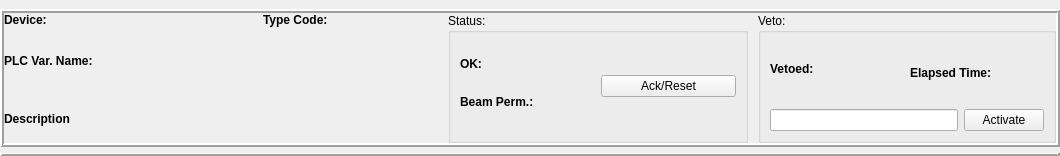
<?xml version="1.0" encoding="UTF-8"?>
<ui version="4.0">
 <class>Form</class>
 <widget class="QWidget" name="Form">
  <property name="geometry">
   <rect>
    <x>0</x>
    <y>0</y>
    <width>1060</width>
    <height>147</height>
   </rect>
  </property>
  <property name="windowTitle">
   <string>Form</string>
  </property>
  <layout class="QVBoxLayout" name="verticalLayout_3">
   <property name="spacing">
    <number>6</number>
   </property>
   <property name="leftMargin">
    <number>0</number>
   </property>
   <property name="topMargin">
    <number>9</number>
   </property>
   <property name="rightMargin">
    <number>0</number>
   </property>
   <property name="bottomMargin">
    <number>0</number>
   </property>
   <item>
    <widget class="PyDMFrame" name="PyDMFrame">
     <property name="toolTip">
      <string/>
     </property>
     <property name="frameShape">
      <enum>QFrame::Box</enum>
     </property>
     <property name="frameShadow">
      <enum>QFrame::Raised</enum>
     </property>
     <property name="lineWidth">
      <number>2</number>
     </property>
     <layout class="QHBoxLayout" name="horizontalLayout_3">
      <property name="spacing">
       <number>10</number>
      </property>
      <property name="leftMargin">
       <number>0</number>
      </property>
      <property name="topMargin">
       <number>0</number>
      </property>
      <property name="rightMargin">
       <number>0</number>
      </property>
      <property name="bottomMargin">
       <number>0</number>
      </property>
      <item>
       <layout class="QGridLayout" name="gridLayout">
        <item row="0" column="1">
         <widget class="PyDMLabel" name="PyDMLabel_2">
          <property name="minimumSize">
           <size>
            <width>150</width>
            <height>0</height>
           </size>
          </property>
          <property name="toolTip">
           <string/>
          </property>
          <property name="channel" stdset="0">
           <string>ca://${P}:FF${ID}:FF:${INDEX}:Info:DevName_RBV</string>
          </property>
          <property name="displayFormat" stdset="0">
           <enum>PyDMLabel::String</enum>
          </property>
         </widget>
        </item>
        <item row="0" column="2">
         <widget class="QLabel" name="label_6">
          <property name="font">
           <font>
            <weight>75</weight>
            <bold>true</bold>
           </font>
          </property>
          <property name="text">
           <string>Type Code:</string>
          </property>
         </widget>
        </item>
        <item row="1" column="0">
         <widget class="QLabel" name="label_7">
          <property name="font">
           <font>
            <weight>75</weight>
            <bold>true</bold>
           </font>
          </property>
          <property name="text">
           <string>PLC Var. Name:</string>
          </property>
         </widget>
        </item>
        <item row="2" column="0">
         <widget class="QLabel" name="label_8">
          <property name="font">
           <font>
            <weight>75</weight>
            <bold>true</bold>
           </font>
          </property>
          <property name="text">
           <string>Description</string>
          </property>
         </widget>
        </item>
        <item row="0" column="0">
         <widget class="QLabel" name="label_5">
          <property name="font">
           <font>
            <weight>75</weight>
            <bold>true</bold>
           </font>
          </property>
          <property name="text">
           <string>Device:</string>
          </property>
         </widget>
        </item>
        <item row="0" column="3">
         <widget class="PyDMLabel" name="PyDMLabel_3">
          <property name="minimumSize">
           <size>
            <width>100</width>
            <height>0</height>
           </size>
          </property>
          <property name="toolTip">
           <string/>
          </property>
          <property name="channel" stdset="0">
           <string>ca://${P}:FF${ID}:FF:${INDEX}:Info:TypeCode_RBV</string>
          </property>
          <property name="displayFormat" stdset="0">
           <enum>PyDMLabel::Hex</enum>
          </property>
         </widget>
        </item>
        <item row="1" column="1" colspan="3">
         <widget class="PyDMLabel" name="PyDMLabel_4">
          <property name="minimumSize">
           <size>
            <width>0</width>
            <height>48</height>
           </size>
          </property>
          <property name="toolTip">
           <string/>
          </property>
          <property name="textFormat">
           <enum>Qt::AutoText</enum>
          </property>
          <property name="wordWrap">
           <bool>true</bool>
          </property>
          <property name="channel" stdset="0">
           <string>ca://${P}:FF${ID}:FF:${INDEX}:Info:FFPath_RBV</string>
          </property>
          <property name="displayFormat" stdset="0">
           <enum>PyDMLabel::String</enum>
          </property>
         </widget>
        </item>
        <item row="2" column="1" colspan="3">
         <widget class="PyDMLabel" name="PyDMLabel_5">
          <property name="minimumSize">
           <size>
            <width>0</width>
            <height>48</height>
           </size>
          </property>
          <property name="toolTip">
           <string/>
          </property>
          <property name="channel" stdset="0">
           <string>ca://${P}:FF${ID}:FF:${INDEX}:Info:Description_RBV</string>
          </property>
          <property name="displayFormat" stdset="0">
           <enum>PyDMLabel::String</enum>
          </property>
         </widget>
        </item>
       </layout>
      </item>
      <item>
       <widget class="QGroupBox" name="status_gb">
        <property name="minimumSize">
         <size>
          <width>300</width>
          <height>100</height>
         </size>
        </property>
        <property name="maximumSize">
         <size>
          <width>300</width>
          <height>16777215</height>
         </size>
        </property>
        <property name="title">
         <string>Status:</string>
        </property>
        <layout class="QHBoxLayout" name="horizontalLayout">
         <item>
          <layout class="QVBoxLayout" name="verticalLayout">
           <item>
            <layout class="QFormLayout" name="formLayout">
             <property name="formAlignment">
              <set>Qt::AlignCenter</set>
             </property>
             <item row="0" column="0">
              <widget class="QLabel" name="label">
               <property name="font">
                <font>
                 <weight>75</weight>
                 <bold>true</bold>
                </font>
               </property>
               <property name="text">
                <string>OK:</string>
               </property>
              </widget>
             </item>
             <item row="1" column="0">
              <widget class="QLabel" name="label_2">
               <property name="font">
                <font>
                 <weight>75</weight>
                 <bold>true</bold>
                </font>
               </property>
               <property name="text">
                <string>Beam Perm.:</string>
               </property>
              </widget>
             </item>
             <item row="0" column="1">
              <widget class="PyDMByteIndicator" name="PyDMByteIndicator">
               <property name="minimumSize">
                <size>
                 <width>32</width>
                 <height>32</height>
                </size>
               </property>
               <property name="toolTip">
                <string/>
               </property>
               <property name="channel" stdset="0">
                <string>ca://${P}:FF${ID}:FF:${INDEX}:OK_RBV</string>
               </property>
               <property name="showLabels" stdset="0">
                <bool>false</bool>
               </property>
               <property name="circles" stdset="0">
                <bool>true</bool>
               </property>
              </widget>
             </item>
             <item row="1" column="1">
              <widget class="PyDMByteIndicator" name="PyDMByteIndicator_2">
               <property name="minimumSize">
                <size>
                 <width>0</width>
                 <height>32</height>
                </size>
               </property>
               <property name="toolTip">
                <string/>
               </property>
               <property name="channel" stdset="0">
                <string>ca://${P}:FF${ID}:FF:${INDEX}:BeamPermitted_RBV</string>
               </property>
               <property name="showLabels" stdset="0">
                <bool>false</bool>
               </property>
               <property name="circles" stdset="0">
                <bool>true</bool>
               </property>
              </widget>
             </item>
            </layout>
           </item>
          </layout>
         </item>
         <item>
          <widget class="PyDMPushButton" name="PyDMPushButton">
           <property name="toolTip">
            <string/>
           </property>
           <property name="text">
            <string>Ack/Reset</string>
           </property>
           <property name="channel" stdset="0">
            <string>ca://${P}:FF${ID}:FF:${INDEX}:Reset</string>
           </property>
           <property name="showConfirmDialog" stdset="0">
            <bool>true</bool>
           </property>
           <property name="pressValue" stdset="0">
            <string>1</string>
           </property>
          </widget>
         </item>
        </layout>
       </widget>
      </item>
      <item>
       <widget class="QGroupBox" name="veto_gb">
        <property name="maximumSize">
         <size>
          <width>300</width>
          <height>16777215</height>
         </size>
        </property>
        <property name="title">
         <string>Veto:</string>
        </property>
        <layout class="QVBoxLayout" name="verticalLayout_2">
         <item>
          <layout class="QHBoxLayout" name="veto_status_layout">
           <item>
            <layout class="QFormLayout" name="formLayout_2">
             <property name="formAlignment">
              <set>Qt::AlignCenter</set>
             </property>
             <item row="0" column="0">
              <widget class="QLabel" name="label_3">
               <property name="font">
                <font>
                 <weight>75</weight>
                 <bold>true</bold>
                </font>
               </property>
               <property name="text">
                <string>Vetoed:</string>
               </property>
              </widget>
             </item>
             <item row="0" column="1">
              <widget class="PyDMByteIndicator" name="PyDMByteIndicator_3">
               <property name="minimumSize">
                <size>
                 <width>0</width>
                 <height>32</height>
                </size>
               </property>
               <property name="toolTip">
                <string/>
               </property>
               <property name="channel" stdset="0">
                <string>ca://${P}:FF${ID}:FF:${INDEX}:Veto:Active_RBV</string>
               </property>
               <property name="showLabels" stdset="0">
                <bool>false</bool>
               </property>
               <property name="circles" stdset="0">
                <bool>true</bool>
               </property>
              </widget>
             </item>
            </layout>
           </item>
           <item>
            <layout class="QFormLayout" name="formLayout_3">
             <property name="formAlignment">
              <set>Qt::AlignCenter</set>
             </property>
             <item row="0" column="0">
              <widget class="QLabel" name="label_4">
               <property name="font">
                <font>
                 <weight>75</weight>
                 <bold>true</bold>
                </font>
               </property>
               <property name="text">
                <string>Elapsed Time:</string>
               </property>
              </widget>
             </item>
             <item row="0" column="1">
              <widget class="PyDMLabel" name="PyDMLabel">
               <property name="toolTip">
                <string/>
               </property>
               <property name="channel" stdset="0">
                <string>ca://${P}:FF${ID}:FF:${INDEX}:Veto:ElapsedTime_RBV</string>
               </property>
              </widget>
             </item>
            </layout>
           </item>
          </layout>
         </item>
         <item>
          <layout class="QHBoxLayout" name="horizontalLayout_2">
           <item>
            <widget class="PyDMLineEdit" name="PyDMLineEdit">
             <property name="toolTip">
              <string/>
             </property>
             <property name="channel" stdset="0">
              <string>ca://${P}:FF${ID}:FF:${INDEX}:Veto:Duration</string>
             </property>
            </widget>
           </item>
           <item>
            <widget class="PyDMPushButton" name="PyDMPushButton_2">
             <property name="toolTip">
              <string/>
             </property>
             <property name="text">
              <string>Activate</string>
             </property>
             <property name="channel" stdset="0">
              <string>ca://${P}:FF${ID}:FF:${INDEX}:Veto:Activate</string>
             </property>
             <property name="showConfirmDialog" stdset="0">
              <bool>true</bool>
             </property>
             <property name="pressValue" stdset="0">
              <string>1</string>
             </property>
            </widget>
           </item>
          </layout>
         </item>
        </layout>
       </widget>
      </item>
     </layout>
    </widget>
   </item>
   <item>
    <widget class="Line" name="line">
     <property name="frameShadow">
      <enum>QFrame::Raised</enum>
     </property>
     <property name="lineWidth">
      <number>3</number>
     </property>
     <property name="orientation">
      <enum>Qt::Horizontal</enum>
     </property>
    </widget>
   </item>
  </layout>
 </widget>
 <customwidgets>
  <customwidget>
   <class>PyDMLabel</class>
   <extends>QLabel</extends>
   <header>pydm.widgets.label</header>
  </customwidget>
  <customwidget>
   <class>PyDMByteIndicator</class>
   <extends>QWidget</extends>
   <header>pydm.widgets.byte</header>
  </customwidget>
  <customwidget>
   <class>PyDMFrame</class>
   <extends>QFrame</extends>
   <header>pydm.widgets.frame</header>
   <container>1</container>
  </customwidget>
  <customwidget>
   <class>PyDMLineEdit</class>
   <extends>QLineEdit</extends>
   <header>pydm.widgets.line_edit</header>
  </customwidget>
  <customwidget>
   <class>PyDMPushButton</class>
   <extends>QPushButton</extends>
   <header>pydm.widgets.pushbutton</header>
  </customwidget>
 </customwidgets>
 <resources/>
 <connections/>
</ui>
